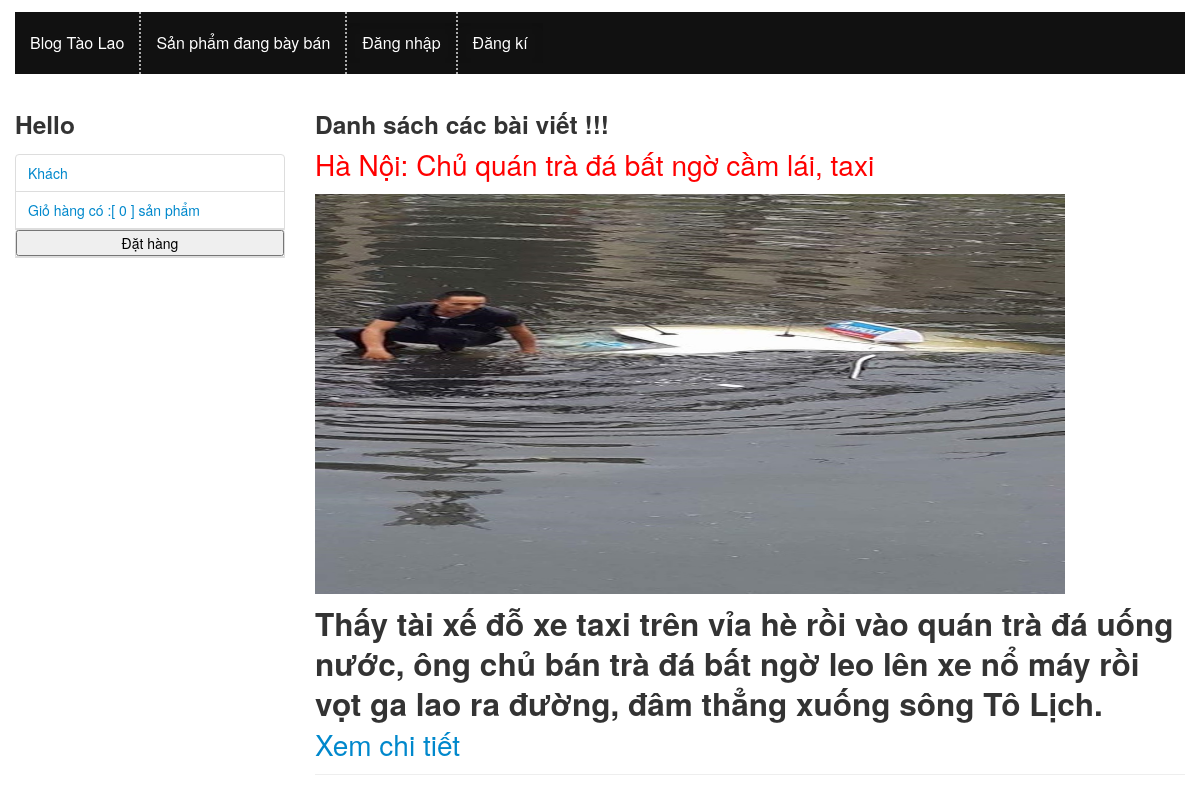
The page /index.php?c=post&m=Bloglist on the database its author committed.
### tables this page shows
CREATE TABLE IF NOT EXISTS `posts` (
  `Post_id` int(11) unsigned NOT NULL AUTO_INCREMENT,
  `Title` text NOT NULL,
  `Content` text NOT NULL,
  `Tag` text NOT NULL,
  `image` text,
  `Ucontent` text,
  PRIMARY KEY (`Post_id`)
);

### includes/common.php (called while the page is built, shortened)
<?php
function render($file, $data) {
    extract($data);
    include ROOT . DS . 'views' . DS . $file;
}

### controllers/post.php (called while the page is built, shortened)
 <?php
function post_BlogList() {
    $data = array();
    $data['posts'] = model('post')->getAll();
    $data['template_file'] = 'post/BlogList.php';
    render('layout.php', $data);
}
?>

### includes/db.php (called while the page is built, shortened)
<?php
function db_get_all($sql) {
    $result = mysql_query($sql);
    $data = array();
    if ($result) {
        while ($row = mysql_fetch_assoc($result)) {
            $data[] = $row;
        }
    }
    return $data;
}

### models/post.php (called while the page is built, shortened)
<?php
class Post extends Model
{
	public $table='posts';
	public function getAll()
	{
		 $sql = "SELECT * FROM `{$this->table}`";
		 return db_get_all($sql);
	}
}
?>

### views/post/BlogList.php (the view, shortened to what this page needs)
<h3>Danh sách các bài viết  !!!</h3>
    <?php
        foreach ($posts as $p):
    ?>
    <div style="color:red; font-size: 200%;">
        <?php echo $p['Title']; ?>
    </div>
    <br/>
    <div >
     <img  style="width:750px; height:400px " src='<?php echo $p['image']; ?>'/>
    </div>
    <div>
        <?php echo $p['Ucontent']; ?>
         <a href="index.php?c=post&m=Blogdetail&id=<?php echo $p['Post_id'];  ?>" style="font-size: 200%;" >Xem chi tiết</a>
    </div>
    <hr/>
    <?php
        endforeach;
    ?>

### rows shown on the page
posts: Title "Hà Nội: Chủ quán trà đá bất ngờ cầm lái, taxi", image (picture), Ucontent "Thấy tài xế đỗ xe taxi trên vỉa hè rồi vào quán trà đá uống nước, ông chủ bán trà đá bất ngờ leo lên xe nổ máy rồi vọt ga lao ra đường, đâm thẳng xuống sông Tô Lịch."

### other values the page prints
$item "0"
